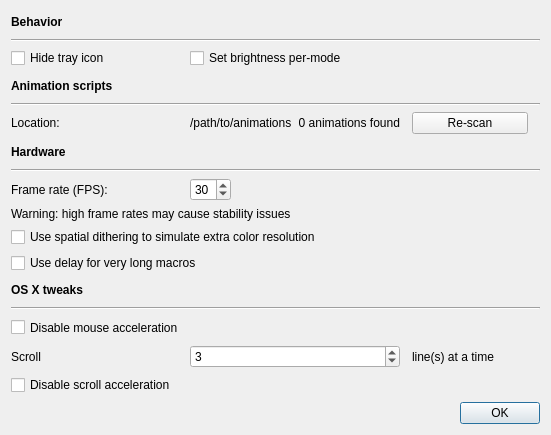
<?xml version="1.0" encoding="UTF-8"?>
<ui version="4.0">
 <class>ExtraSettingsWidget</class>
 <widget class="QDialog" name="ExtraSettingsWidget">
  <property name="geometry">
   <rect>
    <x>0</x>
    <y>0</y>
    <width>551</width>
    <height>435</height>
   </rect>
  </property>
  <property name="sizePolicy">
   <sizepolicy hsizetype="Minimum" vsizetype="Minimum">
    <horstretch>0</horstretch>
    <verstretch>0</verstretch>
   </sizepolicy>
  </property>
  <property name="windowTitle">
   <string>Application Settings</string>
  </property>
  <layout class="QGridLayout" name="gridLayout">
   <item row="18" column="0">
    <widget class="QCheckBox" name="mAccelBox">
     <property name="sizePolicy">
      <sizepolicy hsizetype="Minimum" vsizetype="Minimum">
       <horstretch>0</horstretch>
       <verstretch>0</verstretch>
      </sizepolicy>
     </property>
     <property name="toolTip">
      <string>Try this if you're having problems with mouse movement.</string>
     </property>
     <property name="text">
      <string>Disable mouse acceleration</string>
     </property>
    </widget>
   </item>
   <item row="3" column="0">
    <widget class="QCheckBox" name="trayBox">
     <property name="toolTip">
      <string>The tray icon will not be displayed. The application will still run in the background; re-launch the app to see the GUI again.</string>
     </property>
     <property name="text">
      <string>Hide tray icon</string>
     </property>
    </widget>
   </item>
   <item row="15" column="0">
    <widget class="QLabel" name="osxLabel">
     <property name="font">
      <font>
       <weight>75</weight>
       <bold>true</bold>
      </font>
     </property>
     <property name="text">
      <string>OS X tweaks</string>
     </property>
    </widget>
   </item>
   <item row="21" column="0" colspan="6">
    <widget class="QDialogButtonBox" name="buttonBox">
     <property name="sizePolicy">
      <sizepolicy hsizetype="MinimumExpanding" vsizetype="Fixed">
       <horstretch>0</horstretch>
       <verstretch>0</verstretch>
      </sizepolicy>
     </property>
     <property name="orientation">
      <enum>Qt::Horizontal</enum>
     </property>
     <property name="standardButtons">
      <set>QDialogButtonBox::Ok</set>
     </property>
    </widget>
   </item>
   <item row="14" column="0" colspan="2">
    <widget class="QCheckBox" name="delayBox">
     <property name="toolTip">
      <string>When using macros with strings longer than 25 chars, some OS may lose characters (e.g. Mint 17.2). Select to prevent that bug.</string>
     </property>
     <property name="text">
      <string>Use delay for very long macros</string>
     </property>
    </widget>
   </item>
   <item row="18" column="3">
    <widget class="QWidget" name="sSpeedWidget" native="true">
     <property name="sizePolicy">
      <sizepolicy hsizetype="Expanding" vsizetype="Preferred">
       <horstretch>0</horstretch>
       <verstretch>0</verstretch>
      </sizepolicy>
     </property>
     <layout class="QHBoxLayout" name="horizontalLayout_2">
      <property name="leftMargin">
       <number>0</number>
      </property>
      <property name="topMargin">
       <number>0</number>
      </property>
      <property name="rightMargin">
       <number>0</number>
      </property>
      <property name="bottomMargin">
       <number>0</number>
      </property>
     </layout>
    </widget>
   </item>
   <item row="10" column="1">
    <widget class="QSpinBox" name="fpsBox">
     <property name="sizePolicy">
      <sizepolicy hsizetype="Fixed" vsizetype="Fixed">
       <horstretch>0</horstretch>
       <verstretch>0</verstretch>
      </sizepolicy>
     </property>
     <property name="minimum">
      <number>5</number>
     </property>
     <property name="maximum">
      <number>60</number>
     </property>
     <property name="value">
      <number>30</number>
     </property>
    </widget>
   </item>
   <item row="6" column="0">
    <widget class="QLabel" name="label_6">
     <property name="text">
      <string>Location:</string>
     </property>
    </widget>
   </item>
   <item row="19" column="1">
    <widget class="QSpinBox" name="sSpeedBox">
     <property name="minimum">
      <number>1</number>
     </property>
     <property name="maximum">
      <number>10</number>
     </property>
     <property name="value">
      <number>3</number>
     </property>
    </widget>
   </item>
   <item row="6" column="3">
    <widget class="QPushButton" name="animScanButton">
     <property name="sizePolicy">
      <sizepolicy hsizetype="Minimum" vsizetype="Minimum">
       <horstretch>0</horstretch>
       <verstretch>0</verstretch>
      </sizepolicy>
     </property>
     <property name="text">
      <string>Re-scan</string>
     </property>
    </widget>
   </item>
   <item row="10" column="0">
    <widget class="QLabel" name="label_3">
     <property name="text">
      <string>Frame rate (FPS):</string>
     </property>
    </widget>
   </item>
   <item row="6" column="1">
    <layout class="QHBoxLayout" name="horizontalLayout">
     <item>
      <widget class="QLabel" name="animPathLabel">
       <property name="sizePolicy">
        <sizepolicy hsizetype="Minimum" vsizetype="Minimum">
         <horstretch>0</horstretch>
         <verstretch>0</verstretch>
        </sizepolicy>
       </property>
       <property name="text">
        <string>/path/to/animations</string>
       </property>
      </widget>
     </item>
     <item>
      <widget class="QLabel" name="animCountLabel">
       <property name="sizePolicy">
        <sizepolicy hsizetype="Minimum" vsizetype="Minimum">
         <horstretch>0</horstretch>
         <verstretch>0</verstretch>
        </sizepolicy>
       </property>
       <property name="text">
        <string>0 animations found</string>
       </property>
       <property name="alignment">
        <set>Qt::AlignRight|Qt::AlignTrailing|Qt::AlignVCenter</set>
       </property>
      </widget>
     </item>
    </layout>
   </item>
   <item row="12" column="0" colspan="2">
    <widget class="QLabel" name="fpsWarnLabel">
     <property name="sizePolicy">
      <sizepolicy hsizetype="MinimumExpanding" vsizetype="Fixed">
       <horstretch>0</horstretch>
       <verstretch>0</verstretch>
      </sizepolicy>
     </property>
     <property name="text">
      <string>Warning: high frame rates may cause stability issues</string>
     </property>
    </widget>
   </item>
   <item row="3" column="1">
    <widget class="QCheckBox" name="brightnessBox">
     <property name="toolTip">
      <string>By default, the same brightness level will be applied to all profiles and all devices. Enable this to store it with the lighting mode instead.</string>
     </property>
     <property name="text">
      <string>Set brightness per-mode</string>
     </property>
    </widget>
   </item>
   <item row="0" column="0">
    <widget class="QLabel" name="label">
     <property name="sizePolicy">
      <sizepolicy hsizetype="Minimum" vsizetype="Minimum">
       <horstretch>0</horstretch>
       <verstretch>0</verstretch>
      </sizepolicy>
     </property>
     <property name="font">
      <font>
       <weight>75</weight>
       <bold>true</bold>
      </font>
     </property>
     <property name="text">
      <string>Behavior</string>
     </property>
    </widget>
   </item>
   <item row="4" column="0">
    <widget class="QLabel" name="label_5">
     <property name="font">
      <font>
       <weight>75</weight>
       <bold>true</bold>
      </font>
     </property>
     <property name="text">
      <string>Animation scripts</string>
     </property>
    </widget>
   </item>
   <item row="20" column="0">
    <widget class="QCheckBox" name="sAccelBox">
     <property name="sizePolicy">
      <sizepolicy hsizetype="Minimum" vsizetype="Minimum">
       <horstretch>0</horstretch>
       <verstretch>0</verstretch>
      </sizepolicy>
     </property>
     <property name="toolTip">
      <string>Try this if you're having problems with the scroll wheel.</string>
     </property>
     <property name="text">
      <string>Disable scroll acceleration</string>
     </property>
    </widget>
   </item>
   <item row="8" column="0" colspan="6">
    <widget class="Line" name="line_2">
     <property name="orientation">
      <enum>Qt::Horizontal</enum>
     </property>
    </widget>
   </item>
   <item row="1" column="0" colspan="6">
    <widget class="Line" name="line">
     <property name="orientation">
      <enum>Qt::Horizontal</enum>
     </property>
    </widget>
   </item>
   <item row="5" column="0" colspan="6">
    <widget class="Line" name="line_3">
     <property name="orientation">
      <enum>Qt::Horizontal</enum>
     </property>
    </widget>
   </item>
   <item row="16" column="0" colspan="6">
    <widget class="Line" name="osxLine">
     <property name="orientation">
      <enum>Qt::Horizontal</enum>
     </property>
    </widget>
   </item>
   <item row="13" column="0" colspan="2">
    <widget class="QCheckBox" name="ditherBox">
     <property name="toolTip">
      <string>May improve appearance on some keyboards.</string>
     </property>
     <property name="text">
      <string>Use spatial dithering to simulate extra color resolution</string>
     </property>
    </widget>
   </item>
   <item row="7" column="0">
    <widget class="QLabel" name="label_2">
     <property name="font">
      <font>
       <weight>75</weight>
       <bold>true</bold>
      </font>
     </property>
     <property name="text">
      <string>Hardware</string>
     </property>
    </widget>
   </item>
   <item row="19" column="0">
    <widget class="QLabel" name="label_10">
     <property name="text">
      <string>Scroll</string>
     </property>
    </widget>
   </item>
   <item row="19" column="3">
    <widget class="QLabel" name="label_11">
     <property name="sizePolicy">
      <sizepolicy hsizetype="Minimum" vsizetype="Minimum">
       <horstretch>0</horstretch>
       <verstretch>0</verstretch>
      </sizepolicy>
     </property>
     <property name="text">
      <string>line(s) at a time</string>
     </property>
    </widget>
   </item>
  </layout>
 </widget>
 <resources/>
 <connections>
  <connection>
   <sender>buttonBox</sender>
   <signal>accepted()</signal>
   <receiver>ExtraSettingsWidget</receiver>
   <slot>accept()</slot>
   <hints>
    <hint type="sourcelabel">
     <x>248</x>
     <y>254</y>
    </hint>
    <hint type="destinationlabel">
     <x>157</x>
     <y>274</y>
    </hint>
   </hints>
  </connection>
  <connection>
   <sender>buttonBox</sender>
   <signal>rejected()</signal>
   <receiver>ExtraSettingsWidget</receiver>
   <slot>reject()</slot>
   <hints>
    <hint type="sourcelabel">
     <x>316</x>
     <y>260</y>
    </hint>
    <hint type="destinationlabel">
     <x>286</x>
     <y>274</y>
    </hint>
   </hints>
  </connection>
 </connections>
</ui>
